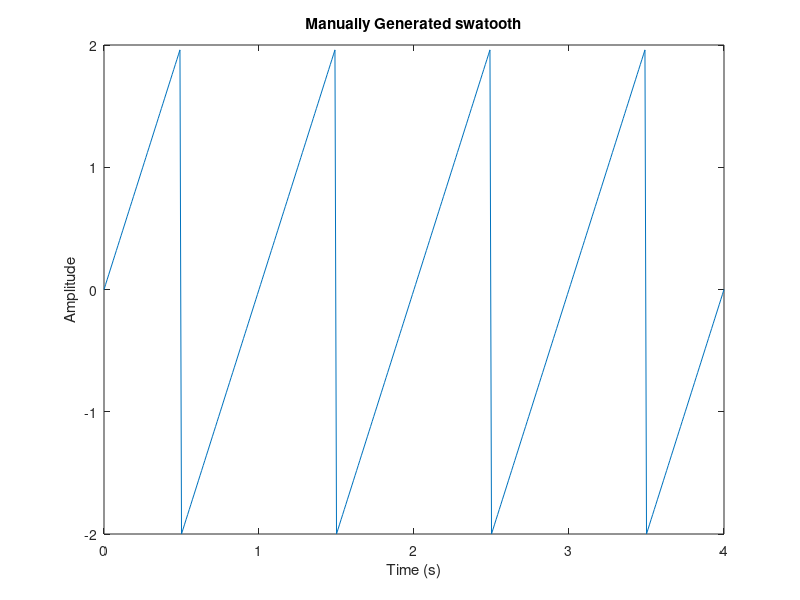

This chart was generated by the following MATLAB code:
f = 1;
amp = 2;
d = 4;
fs = 100;
t = 0:1/fs:d;
x = 2*amp*(t*f-floor(t*f+0.5));
plot(t, x);
xlabel('Time (s)');
ylabel('Amplitude');
title('Manually Generated swatooth');